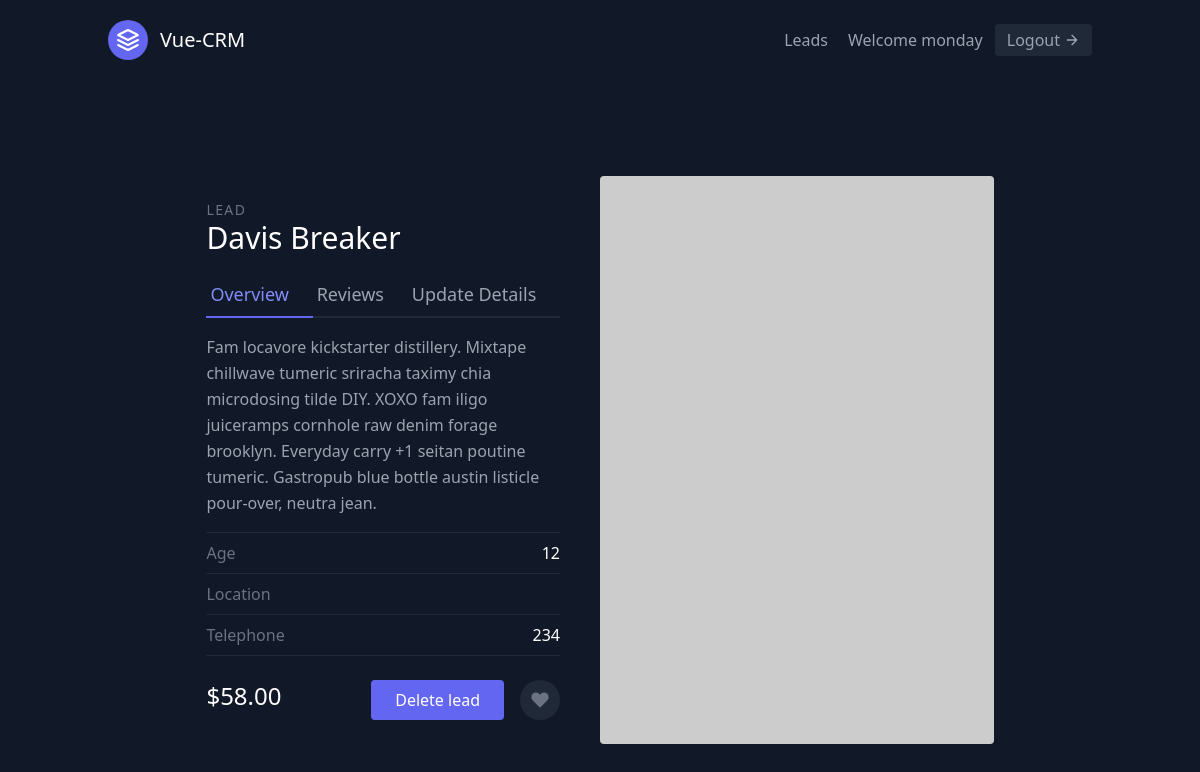
The page /leads/1/ (signed in) on the database its author committed.
### leads/models.py (models this page shows, shortened)
class User(AbstractUser):
    pass

class Lead(models.Model):
    first_name = models.CharField(max_length=20)
    last_name = models.CharField(max_length=20)
    age = models.IntegerField(default=0)
    location = models.CharField(max_length=800, blank=True)
    phone_number = models.IntegerField( default='+234')
    agent = models.ForeignKey(Agent, on_delete=models.CASCADE)

### leads/views.py (the view)
# urls.py: path('<int:pk>/', views.LeadDetailView.as_view(), name='lead_detail',),
class LeadDetailView(LoginRequiredMixin,generic.DetailView):
    template_name       = 'leads/lead_detail.html'
    context_object_name = 'lead'
    queryset            = Lead.objects.all()

### leads/templates/leads/lead_detail.html (shortened to what this page needs)
{% extends 'base.html' %}
{% block content %}
<section class="text-gray-400 bg-gray-900 body-font overflow-hidden">
  <div class="container px-5 py-24 mx-auto">
    <div class="lg:w-4/5 mx-auto flex flex-wrap">
      <div class="lg:w-1/2 w-full lg:pr-10 lg:py-6 mb-6 lg:mb-0">
        <h2 class="text-sm title-font text-gray-500 tracking-widest">LEAD</h2>
        <h1 class="text-white text-3xl title-font font-medium mb-4">{{lead.first_name}} {{lead.last_name}}</h1>
        <div class="flex mb-4">
          <a href="{% url 'leads:lead_detail' lead.pk  %}"
            class="flex-grow text-indigo-400 border-b-2 border-indigo-500 py-2 text-lg px-1">Overview</a>
          <a class="flex-grow border-b-2 border-gray-800 py-2 text-lg px-1">Reviews</a>
          <a href="{% url 'leads:lead_update' lead.pk  %}"
            class="flex-grow border-b-2 border-gray-800 py-2 text-lg px-1">Update Details</a>
        </div>
        <p class="leading-relaxed mb-4">Fam locavore kickstarter distillery. Mixtape chillwave tumeric sriracha taximy
          chia microdosing tilde DIY. XOXO fam iligo juiceramps cornhole raw denim forage brooklyn. Everyday carry +1
          seitan poutine tumeric. Gastropub blue bottle austin listicle pour-over, neutra jean.</p>
        <div class="flex border-t border-gray-800 py-2">
          <span class="text-gray-500">Age</span>
          <span class="ml-auto text-white">{{lead.age}}</span>
        </div>
        <div class="flex border-t border-gray-800 py-2">
          <span class="text-gray-500">Location</span>
        </div>
        <div class="flex border-t border-b mb-6 border-gray-800 py-2">
          <span class="text-gray-500">Telephone</span>
          <span class="ml-auto text-white">{{lead.phone_number}}</span>
        </div>
        <div class="flex">
          <span class="title-font font-medium text-2xl text-white">$58.00</span>
          <a href="{% url 'leads:lead_delete' lead.pk  %}"
            class="flex ml-auto text-white bg-indigo-500 border-0 py-2 px-6 focus:outline-none hover:bg-indigo-600 rounded">Delete
            lead</a>
          <button
            class="rounded-full w-10 h-10 bg-gray-800 p-0 border-0 inline-flex items-center justify-center text-gray-500 ml-4">
            <svg fill="currentColor" stroke-linecap="round" stroke-linejoin="round" stroke-width="2" class="w-5 h-5"
              viewBox="0 0 24 24">
              <path
                d="M20.84 4.61a5.5 5.5 0 00-7.78 0L12 5.67l-1.06-1.06a5.5 5.5 0 00-7.78 7.78l1.06 1.06L12 21.23l7.78-7.78 1.06-1.06a5.5 5.5 0 000-7.78z">
              </path>
            </svg>
          </button>
        </div>
      </div>
      <img alt="ecommerce" class="lg:w-1/2 w-full lg:h-auto h-64 object-cover object-center rounded"
        src="https://dummyimage.com/400x400">
    </div>
  </div>
</section>
{% endblock content %}

### templates/navbar.html (shortened to what this page needs)
<header class="text-gray-400 bg-gray-900 body-font">
  <div class="container mx-auto flex flex-wrap p-5 flex-col md:flex-row items-center">
    <a class="flex title-font font-medium items-center text-white mb-4 md:mb-0">
      <svg xmlns="http://www.w3.org/2000/svg" fill="none" stroke="currentColor" stroke-linecap="round" stroke-linejoin="round" stroke-width="2" class="w-10 h-10 text-white p-2 bg-indigo-500 rounded-full" viewBox="0 0 24 24">
        <path d="M12 2L2 7l10 5 10-5-10-5zM2 17l10 5 10-5M2 12l10 5 10-5"></path>
      </svg>
      <span class="ml-3 text-xl">Vue-CRM</span>
    </a>
    <nav class="md:ml-auto flex flex-wrap items-center text-base justify-center">
      <a href='{% url 'leads:lead_list' %}' class="mr-5 hover:text-white">Leads</a>
    </nav>
    {% if request.user.is_authenticated %}
    <span>
      Welcome {{request.user.username}}
    </span>
    <a href="{% url 'logout' %}"  class="ml-3 inline-flex items-center bg-gray-800 border-0 py-1 px-3 focus:outline-none hover:bg-gray-700 rounded text-base mt-4 md:mt-0">
        Logout
      <svg fill="none" stroke="currentColor" stroke-linecap="round" stroke-linejoin="round" stroke-width="2" class="w-4 h-4 ml-1" viewBox="0 0 24 24">
        <path d="M5 12h14M12 5l7 7-7 7"></path>
      </svg>
    </a>
    {% endif %}
  </div>
</header>

### rows shown on the page
User: user.username "monday"
Lead: first_name "Davis", last_name "Breaker", age "12", phone_number "234"
